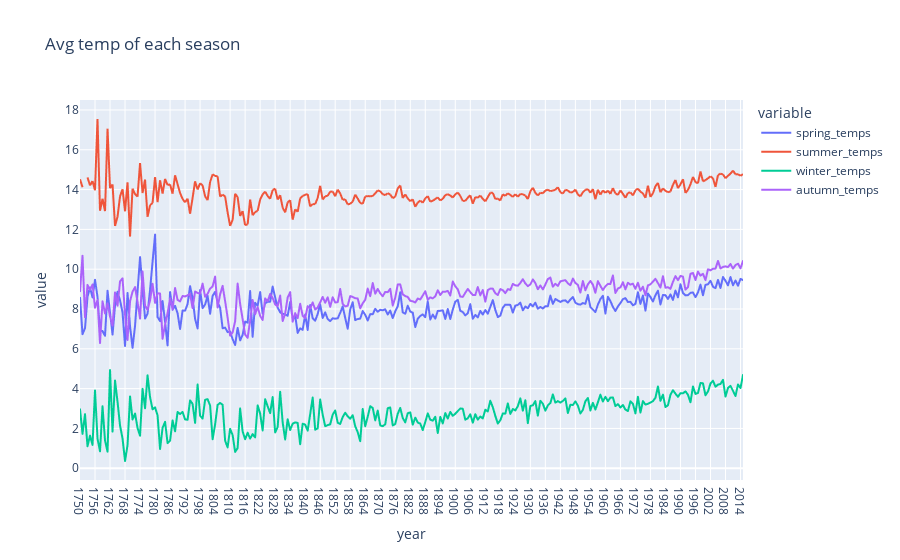

Notebook source saved alongside this figure:
### Code cell
fig = px.line(season, x='year', y=['spring_temps', 'summer_temps', 'winter_temps', 'autumn_temps'], title='Avg temp of each season')
fig.show()

### Figure 1 — Plotly figure (JSON) as saved in the notebook; plotly's stock layout.template omitted (floating-point values rounded to 4 significant figures; data arrays with more than 128 entries replaced by an {"elided": "..."} marker saying what was removed)
{"data": [{"hovertemplate": "variable=spring_temps<br>year=%{x}<br>value=%{y}<extra></extra>", "legendgroup": "spring_temps", "line": {"color": "#636efa", "dash": "solid"}, "marker": {"symbol": "circle"}, "mode": "lines", "name": "spring_temps", "showlegend": true, "type": "scattergl", "x": {"elided": "266 str values"}, "xaxis": "x", "y": {"elided": "266 float values"}, "yaxis": "y"}, {"hovertemplate": "variable=summer_temps<br>year=%{x}<br>value=%{y}<extra></extra>", "legendgroup": "summer_temps", "line": {"color": "#EF553B", "dash": "solid"}, "marker": {"symbol": "circle"}, "mode": "lines", "name": "summer_temps", "showlegend": true, "type": "scattergl", "x": {"elided": "266 str values"}, "xaxis": "x", "y": {"elided": "266 float values"}, "yaxis": "y"}, {"hovertemplate": "variable=winter_temps<br>year=%{x}<br>value=%{y}<extra></extra>", "legendgroup": "winter_temps", "line": {"color": "#00cc96", "dash": "solid"}, "marker": {"symbol": "circle"}, "mode": "lines", "name": "winter_temps", "showlegend": true, "type": "scattergl", "x": {"elided": "266 str values"}, "xaxis": "x", "y": {"elided": "266 float values"}, "yaxis": "y"}, {"hovertemplate": "variable=autumn_temps<br>year=%{x}<br>value=%{y}<extra></extra>", "legendgroup": "autumn_temps", "line": {"color": "#ab63fa", "dash": "solid"}, "marker": {"symbol": "circle"}, "mode": "lines", "name": "autumn_temps", "showlegend": true, "type": "scattergl", "x": {"elided": "266 str values"}, "xaxis": "x", "y": {"elided": "266 float values"}, "yaxis": "y"}], "layout": {"autosize": true, "legend": {"title": {"text": "variable"}, "tracegroupgap": 0}, "title": {"text": "Avg temp of each season"}, "xaxis": {"anchor": "y", "autorange": true, "domain": [0, 1], "range": [0, 265], "title": {"text": "year"}, "type": "category"}, "yaxis": {"anchor": "x", "autorange": true, "domain": [0, 1], "range": [-0.5901, 18.5], "title": {"text": "value"}, "type": "linear"}}}
